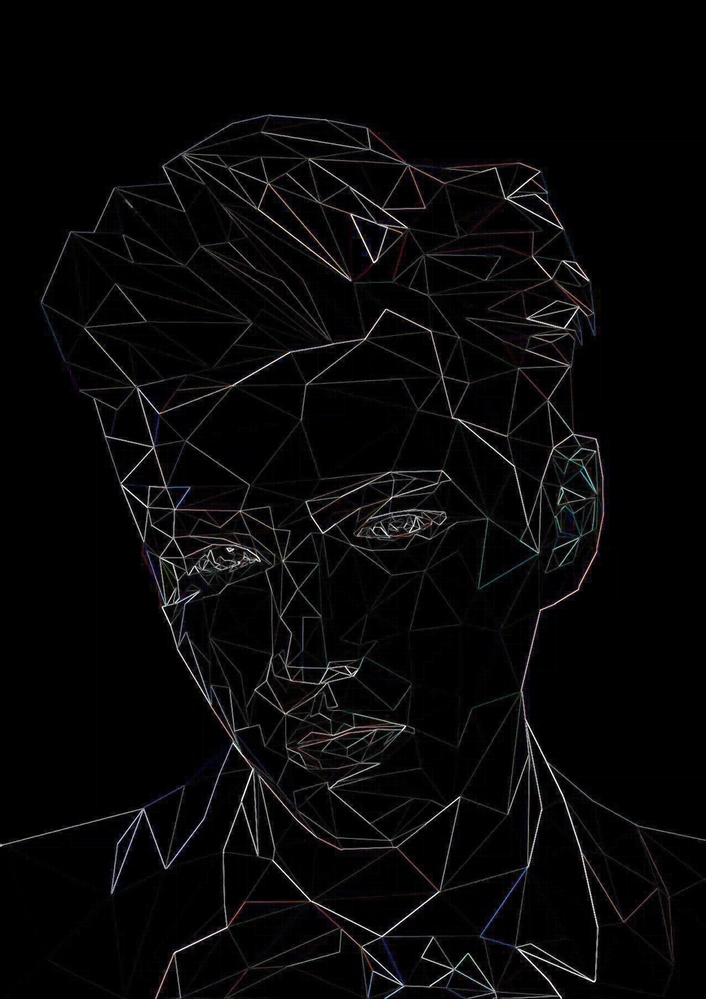
#> input picture salt/coutours_wu.jpg, 706 x 999 px, shrunk from 1280 x 1811 before the run
$ python 9.py
#> lines starting #> are read from the running program, lines starting #| are printed output that depends on the picture; after the words box and inside, x2 and y2 are one past the last pixel; in counts of white or black regions, pixels touching at a corner belong together
import cv2
import numpy as np
from matplotlib import pyplot as plt

img = cv2.imread("coutours_wu.jpg")
#> img is the input picture: shape (999, 706, 3); mean B, G, R 7.6, 7.1, 7.5
edges = cv2.Canny(img, 100, 200)
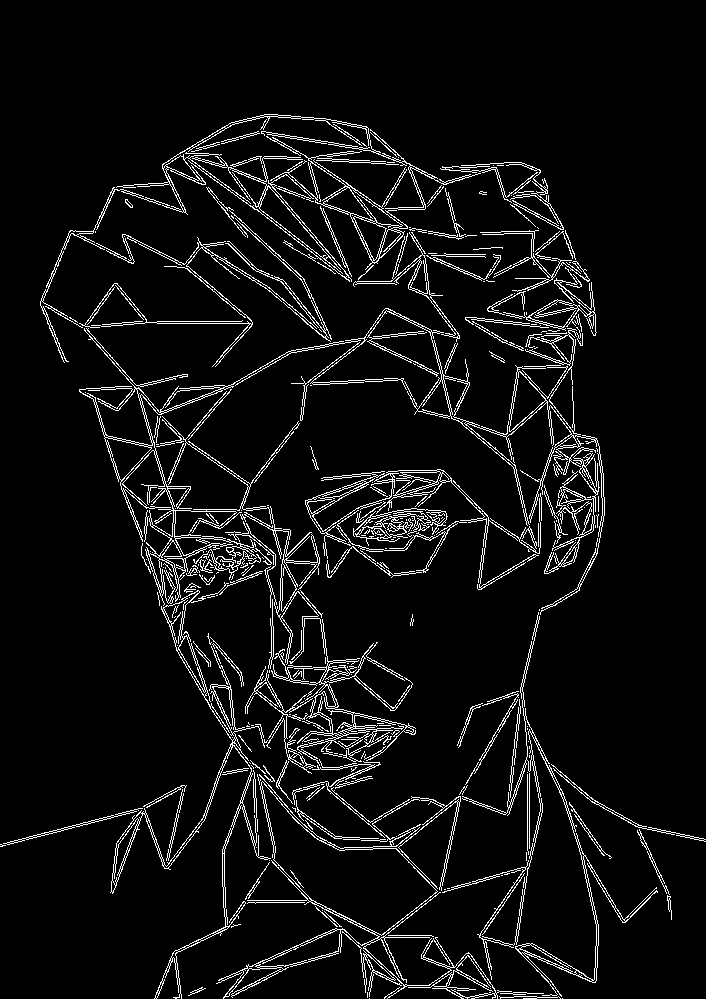
#> edges: shape (999, 706); 6.1% white in thin lines or dots, all inside (x1, y1, x2, y2) = (0, 114, 706, 999)

plt.subplot(121), plt.imshow(img, cmap='gray')
plt.title('Original Image'), plt.xticks([]), plt.yticks([])
plt.subplot(122), plt.imshow(edges, cmap='gray')
plt.title('Edge Image'), plt.xticks([]), plt.yticks([])

plt.show()
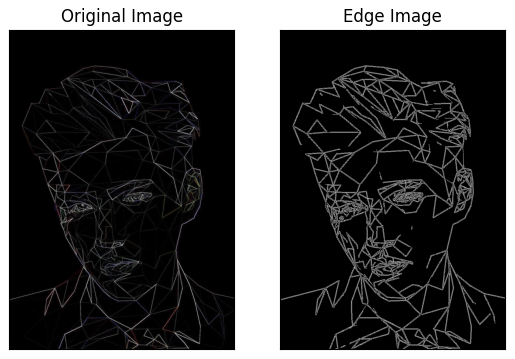
#> figure drawn by matplotlib, 2 panels; B, G, R data is drawn as R, G, B
cv2.waitKey(0)
cv2.destroyAllWindows()
